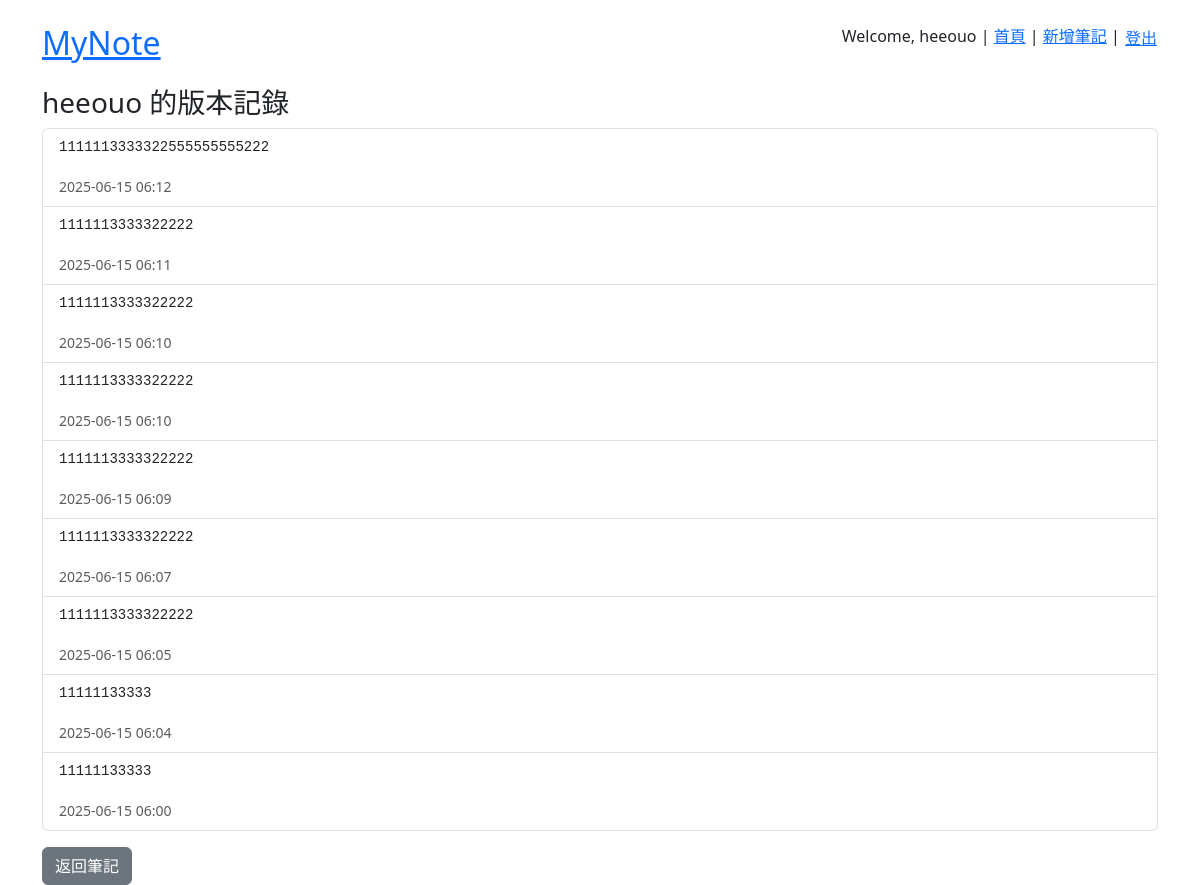
Screenshot of /note/1/versions/ (signed in) with the database file from the repository.
### notes/models.py (models this page shows, shortened)
class Note(models.Model):
    title = models.CharField(max_length=200)
    content = models.TextField()
    folder = models.ForeignKey(Folder, on_delete=models.SET_NULL, null=True, blank=True)
    owner = models.ForeignKey(User, on_delete=models.CASCADE)
    created_at = models.DateTimeField(auto_now_add=True)
    is_public = models.BooleanField(default=True)
    editable = models.BooleanField(default=True)
    updated_at = models.DateTimeField(auto_now=True)

class NoteVersion(models.Model):
    note = models.ForeignKey(Note, on_delete=models.CASCADE, related_name='versions')
    content = models.TextField()
    saved_at = models.DateTimeField(auto_now_add=True)

### notes/views.py (the view)
# urls.py: path('note/<int:pk>/versions/', views.note_versions, name='note_versions'),
@login_required
def note_versions(request, pk):
    note = get_object_or_404(Note, pk=pk)
    if note.owner != request.user and not note.editable:
        return HttpResponseForbidden("你沒有權限查看這篇筆記的編輯紀錄。")
    versions = NoteVersion.objects.filter(note=note).order_by('-saved_at')
    return render(request, 'notes/note_versions.html', {'note': note, 'versions': versions})

### templates/notes/note_versions.html
{% extends 'base.html' %}
{% block content %}
<h3>{{ note.title }} 的版本記錄</h3>
<ul class="list-group">
    {% for version in versions %}
        <li class="list-group-item">
            <pre>{{ version.content }}</pre>
            <small class="text-muted">{{ version.saved_at|date:"Y-m-d H:i" }}</small>
        </li>
    {% empty %}
        <li class="list-group-item text-muted">尚無版本記錄</li>
    {% endfor %}
</ul>
<a href="{% url 'note_detail' note.pk %}" class="btn btn-secondary mt-3">返回筆記</a>
{% endblock %}

### templates/base.html (shortened to what this page needs)
<!DOCTYPE html>
<html>
<head>
    <link rel="stylesheet" href="https://cdn.jsdelivr.net/npm/bootstrap@5.3.0/dist/css/bootstrap.min.css">
</head>
<body>
    <div class="container mt-4">
        <nav class="d-flex justify-content-between mb-3">
            <h2><a href="/">MyNote</a></h2>
            <div>
                {% if user.is_authenticated %}
                    Welcome, {{ user.username }} |
                    <a href="{% url 'note_list' %}">首頁</a> |
                    <a href="{% url 'note_create' %}">新增筆記</a> |
<form method="post" action="{% url 'logout' %}" style="display:inline;">
  <button type="submit" class="btn btn-link p-0">登出</button>
</form>
                {% else %}
                    <a href="/accounts/login/">登入</a> |
                    <a href="{% url 'register' %}">註冊</a>
                {% endif %}
            </div>
        </nav>
        {% block content %}{% endblock %}
    </div>
</body>
</html>

### rows the page displays
Note: title "heeouo"
NoteVersion: content "1111113333322555555555222", saved_at "2025-06-15 06:12"
NoteVersion: content "1111113333322222", saved_at "2025-06-15 06:11"
NoteVersion: content "1111113333322222", saved_at "2025-06-15 06:10"
NoteVersion: content "1111113333322222", saved_at "2025-06-15 06:10"
NoteVersion: content "1111113333322222", saved_at "2025-06-15 06:09"
NoteVersion: content "1111113333322222", saved_at "2025-06-15 06:07"
NoteVersion: content "1111113333322222", saved_at "2025-06-15 06:05"
NoteVersion: content "11111133333", saved_at "2025-06-15 06:04"
NoteVersion: content "11111133333", saved_at "2025-06-15 06:00"

### other values shown
{{ user.username }} "heeouo"
